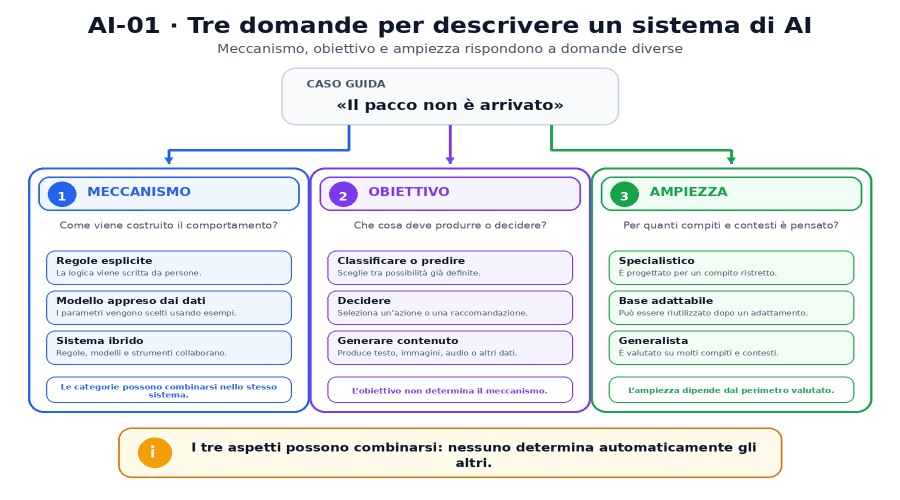
#> input picture assets/chapters/01_ai_field/AI-01/candidate-v1.png, 1800 x 1000 px (shown at 1/2 size)
$ python -i audit_book_general.py   (imports and definitions only)
#> lines starting #> are read from the running program, lines starting #| are printed output that depends on the picture
"""Audit generale del libro, senza modificare gli artefatti del progetto.

Il controllo distingue la copertura automatica dalla revisione autoriale. Non
prova la verità di un claim: verifica che il claim abbia una fonte registrata,
che il codice abbia una prova eseguibile e che la visuale collegata sia
decodificabile e geometricamente contenuta.
"""

from __future__ import annotations

import argparse
import json
import re
from collections import Counter
from pathlib import Path

from PIL import Image


ROOT = Path(__file__).resolve().parents[1]
CHAPTERS = ROOT / "chapters"
ASSETS = ROOT / "assets" / "chapters"
IMAGE_RE = re.compile(r"!\[[^\]]*\]\(([^)]+)\)")
SOURCE_RE = re.compile(r"\bSRC-(?:\d{2}|[A-Z0-9]+)-\d{3}\b")
CHAPTER_RE = re.compile(r"^# Capitolo (\d+)\. (.+)$", re.MULTILINE)
VALID_CLAIM_STATUSES = {"aperta", "verificata", "corretta", "respinta", "rimossa"}


# [20 lines left out: functions chapter_number, chapter_dirs, image_paths, not called in this run]


def image_metrics(path: Path) -> dict[str, object]:
    with Image.open(path) as image:
#> image is the input picture: PIL image 1800x1000 RGB; mean R, G, B 235.3, 238.3, 241.4
        image.load()
        rgb_image = image.convert("RGB")
        width, height = image.size
#> width = 1800; height = 1000
        corners = [rgb_image.getpixel(point) for point in ((0, 0), (width - 1, 0), (0, height - 1), (width - 1, height - 1))]
#> corners = [(255, 255, 255), (255, 255, 255), (255, 255, 255), (255, 255, 255)]
        rgb_corners = all(pixel == (255, 255, 255) for pixel in corners)
#> rgb_corners = True
        nonwhite = rgb_image.point(lambda value: 0 if value > 248 else 255)
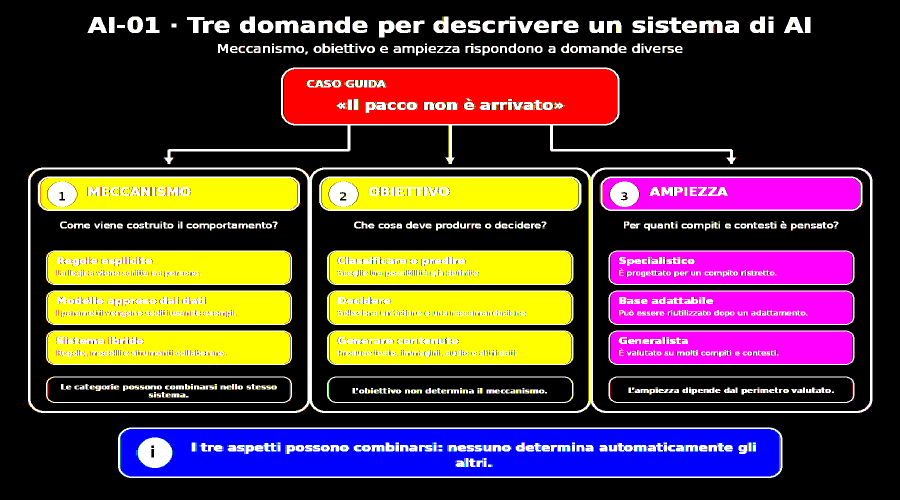
#> nonwhite: PIL image 1800x1000 RGB (shown at 1/2 size); mean R, G, B 83.1, 58, 57.5
        bbox = nonwhite.getbbox()
#> bbox = (56, 33, 1745, 956)
        return {
            "mode": image.mode,
            "size": [width, height],
            "white_corners": rgb_corners,
            "content_bbox": list(bbox) if bbox else None,
        }


def source_ids(chapter_text: str) -> set[str]:
    return set(SOURCE_RE.findall(chapter_text))


# [223 lines left out: functions claim_statuses, code_evidence, audit, markdown_report, main, not called in this run]


# [2 lines not run here, left out]

>>> result = image_metrics('../assets/chapters/01_ai_field/AI-01/candidate-v1.png')
#> result = {'mode': 'RGB', 'size': [1800, 1000], 'white_corners': True, 'content_bbox': [56, 33, 1745, 956]}

$ run again, on assets/chapters/03_lifecycle/LIFE-01/candidate-v1.png
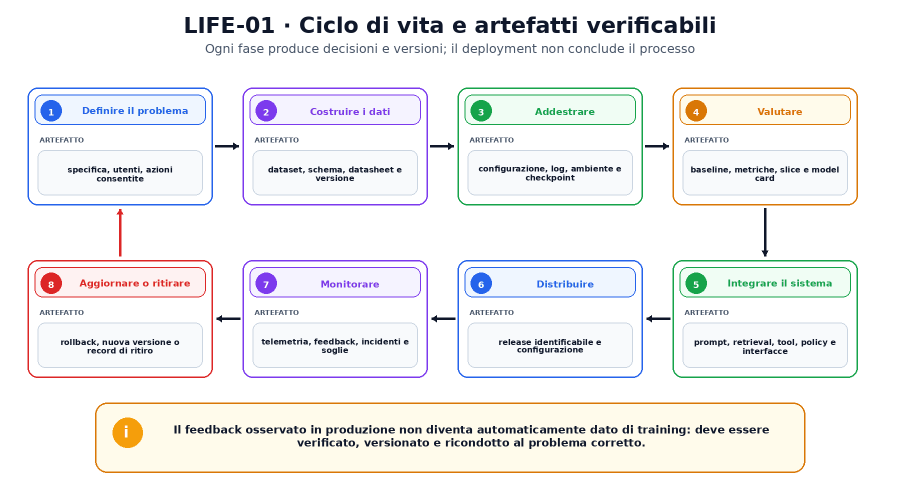
#> input picture assets/chapters/03_lifecycle/LIFE-01/candidate-v1.png, 1800 x 1000 px (shown at 1/2 size)
#> in image_metrics, image is the input picture: PIL image 1800x1000 P; mean R, G, B 241.5, 241.2, 241.1
#> corners = [(255, 255, 255), (255, 255, 255), (255, 255, 255), (255, 255, 255)]
#> rgb_corners = True
#> in image_metrics, `nonwhite = rgb_image.point(lambda value: 0 if value > 248 else 255)`:
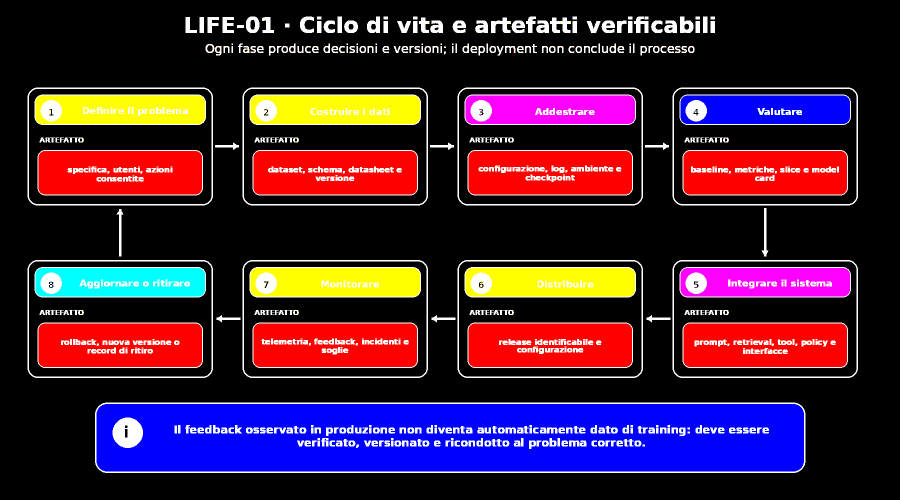
#> nonwhite: PIL image 1800x1000 RGB (shown at 1/2 size); mean R, G, B 64.4, 32.6, 54.6
#> bbox = (55, 33, 1716, 946)
#> result = {'mode': 'P', 'size': [1800, 1000], 'white_corners': True, 'content_bbox': [55, 33, 1716, 946]}

$ run again, on assets/chapters/03_lifecycle/LIFE-02/candidate-v1.png
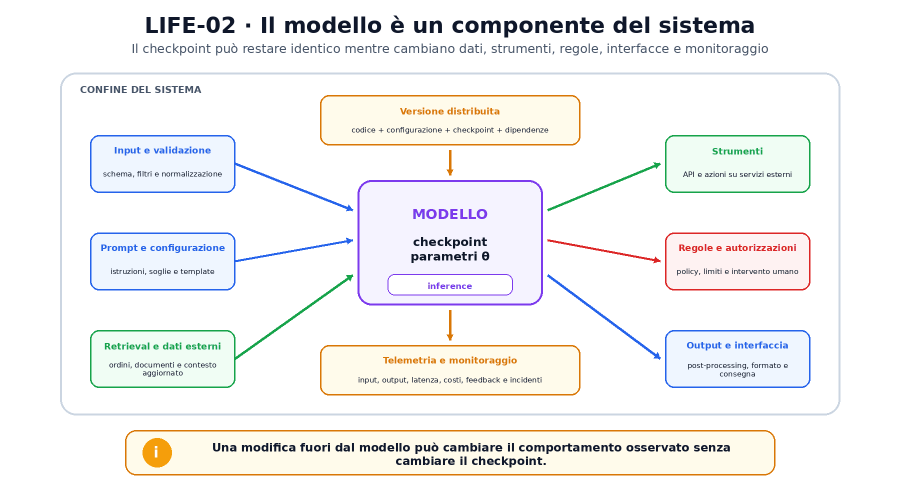
#> input picture assets/chapters/03_lifecycle/LIFE-02/candidate-v1.png, 1800 x 1000 px (shown at 1/2 size)
#> in image_metrics, image is the input picture: PIL image 1800x1000 P; mean R, G, B 243.5, 243.2, 242.7
#> corners = [(255, 255, 255), (255, 255, 255), (255, 255, 255), (255, 255, 255)]
#> rgb_corners = True
#> in image_metrics, `nonwhite = rgb_image.point(lambda value: 0 if value > 248 else 255)`:
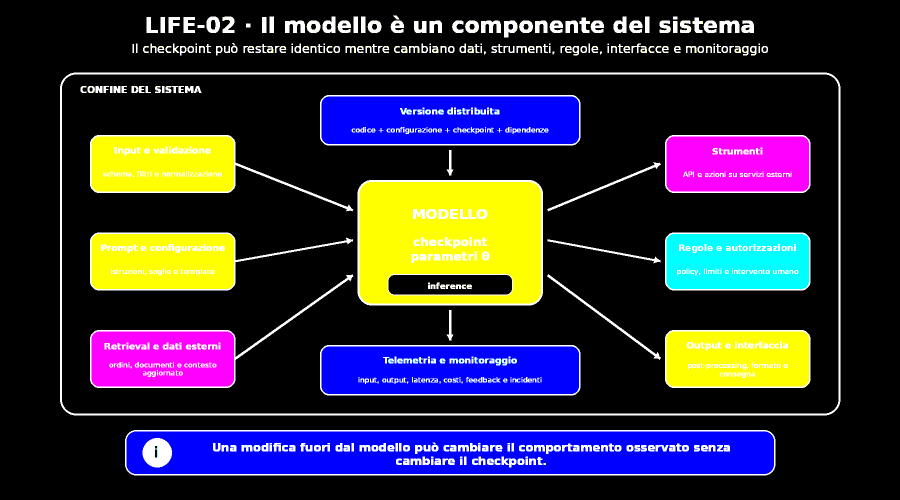
#> nonwhite: PIL image 1800x1000 RGB (shown at 1/2 size); mean R, G, B 49, 45, 57.1
#> bbox = (120, 31, 1681, 951)
#> result = {'mode': 'P', 'size': [1800, 1000], 'white_corners': True, 'content_bbox': [120, 31, 1681, 951]}

$ run again, on assets/chapters/04_critical_evaluation/EVAL-01/candidate-v1.png
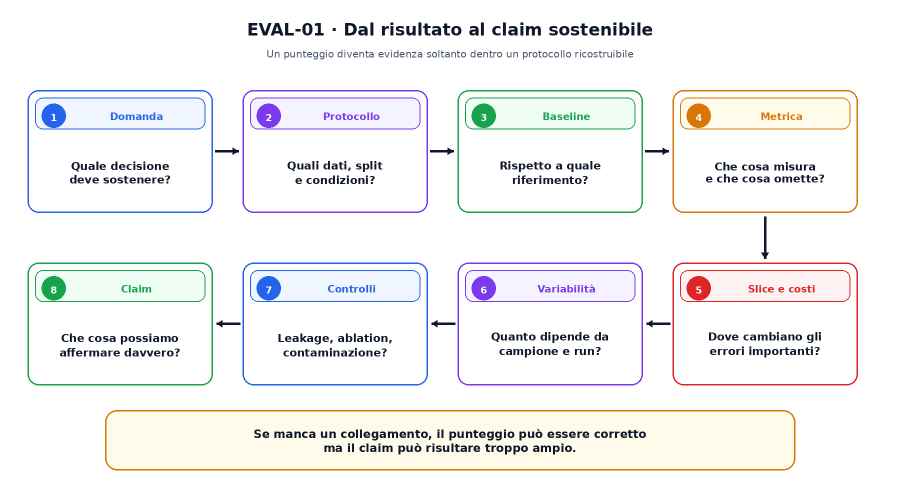
#> input picture assets/chapters/04_critical_evaluation/EVAL-01/candidate-v1.png, 1800 x 1000 px (shown at 1/2 size)
#> in image_metrics, image is the input picture: PIL image 1800x1000 RGB; mean R, G, B 243.2, 242.7, 242.8
#> corners = [(255, 255, 255), (255, 255, 255), (255, 255, 255), (255, 255, 255)]
#> rgb_corners = True
#> in image_metrics, `nonwhite = rgb_image.point(lambda value: 0 if value > 248 else 255)`:
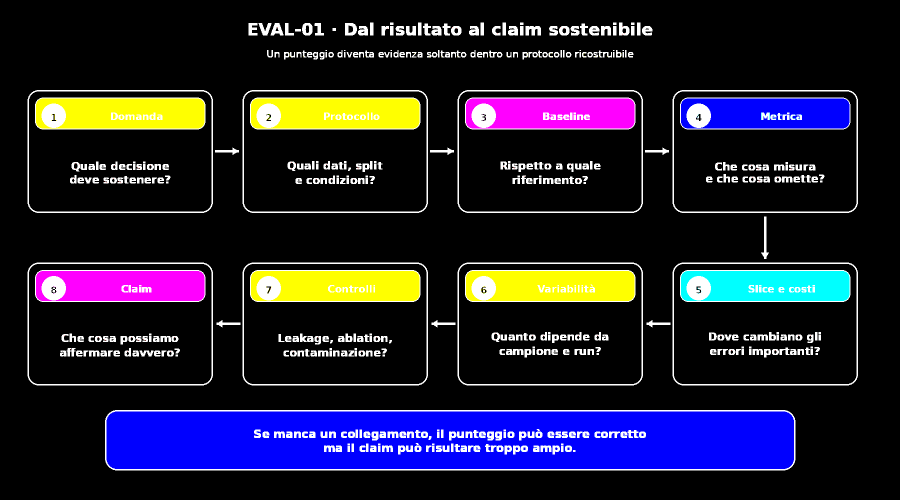
#> nonwhite: PIL image 1800x1000 RGB (shown at 1/2 size); mean R, G, B 32.4, 29.9, 48.2
#> bbox = (55, 45, 1716, 941)
#> result = {'mode': 'RGB', 'size': [1800, 1000], 'white_corners': True, 'content_bbox': [55, 45, 1716, 941]}
